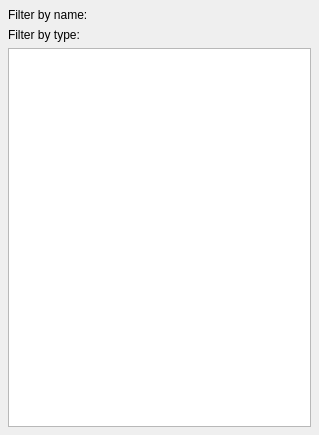
<ui version="4.0" >
 <author></author>
 <comment></comment>
 <exportmacro></exportmacro>
 <class>FindDialog</class>
 <widget class="QWidget" name="FindDialog" >
  <property name="geometry" >
   <rect>
    <x>0</x>
    <y>0</y>
    <width>319</width>
    <height>435</height>
   </rect>
  </property>
  <property name="windowTitle" >
   <string>Form</string>
  </property>
  <layout class="QVBoxLayout" >
   <property name="margin" >
    <number>8</number>
   </property>
   <property name="spacing" >
    <number>6</number>
   </property>
   <item>
    <layout class="QHBoxLayout" >
     <property name="margin" >
      <number>0</number>
     </property>
     <property name="spacing" >
      <number>6</number>
     </property>
     <item>
      <widget class="QLabel" name="SearchLabel" >
       <property name="text" >
        <string>Filter by name:</string>
       </property>
      </widget>
     </item>
     <item>
      <widget class="KLineEdit" name="SearchBox" />
     </item>
    </layout>
   </item>
   <item>
    <layout class="QHBoxLayout" >
     <property name="margin" >
      <number>0</number>
     </property>
     <property name="spacing" >
      <number>6</number>
     </property>
     <item>
      <widget class="QLabel" name="FilterTypeLabel" >
       <property name="text" >
        <string>Filter by type:</string>
       </property>
      </widget>
     </item>
     <item>
      <widget class="KComboBox" name="FilterType" />
     </item>
    </layout>
   </item>
   <item>
    <widget class="QListWidget" name="SearchList" />
   </item>
  </layout>
 </widget>
 <pixmapfunction></pixmapfunction>
 <customwidgets>
  <customwidget>
   <class>KLineEdit</class>
   <extends></extends>
   <header>klineedit.h</header>
   <container>0</container>
   <pixmap></pixmap>
  </customwidget>
  <customwidget>
   <class>KComboBox</class>
   <extends></extends>
   <header>kcombobox.h</header>
   <container>0</container>
   <pixmap></pixmap>
  </customwidget>
 </customwidgets>
 <resources/>
 <connections/>
</ui>
